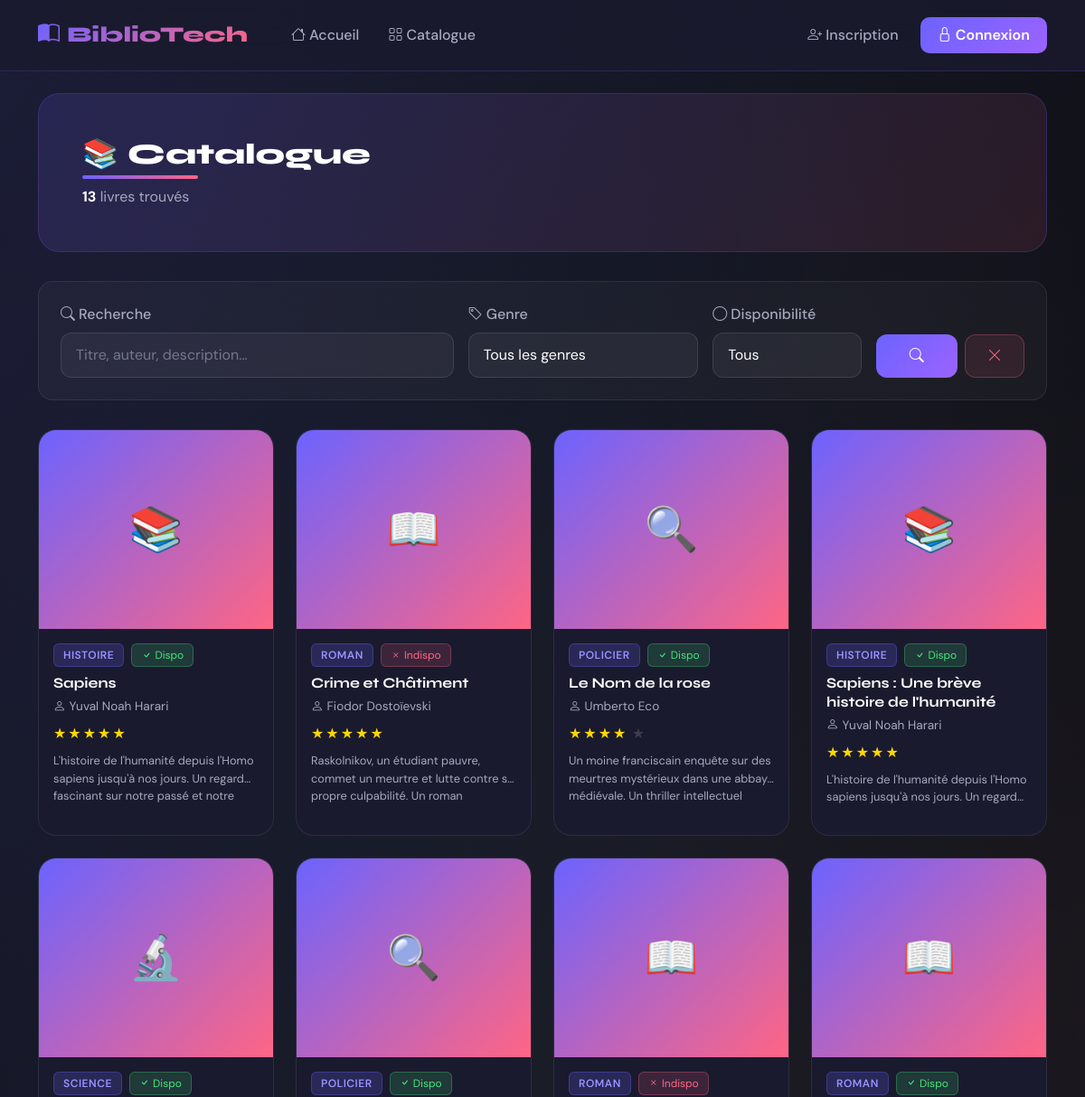
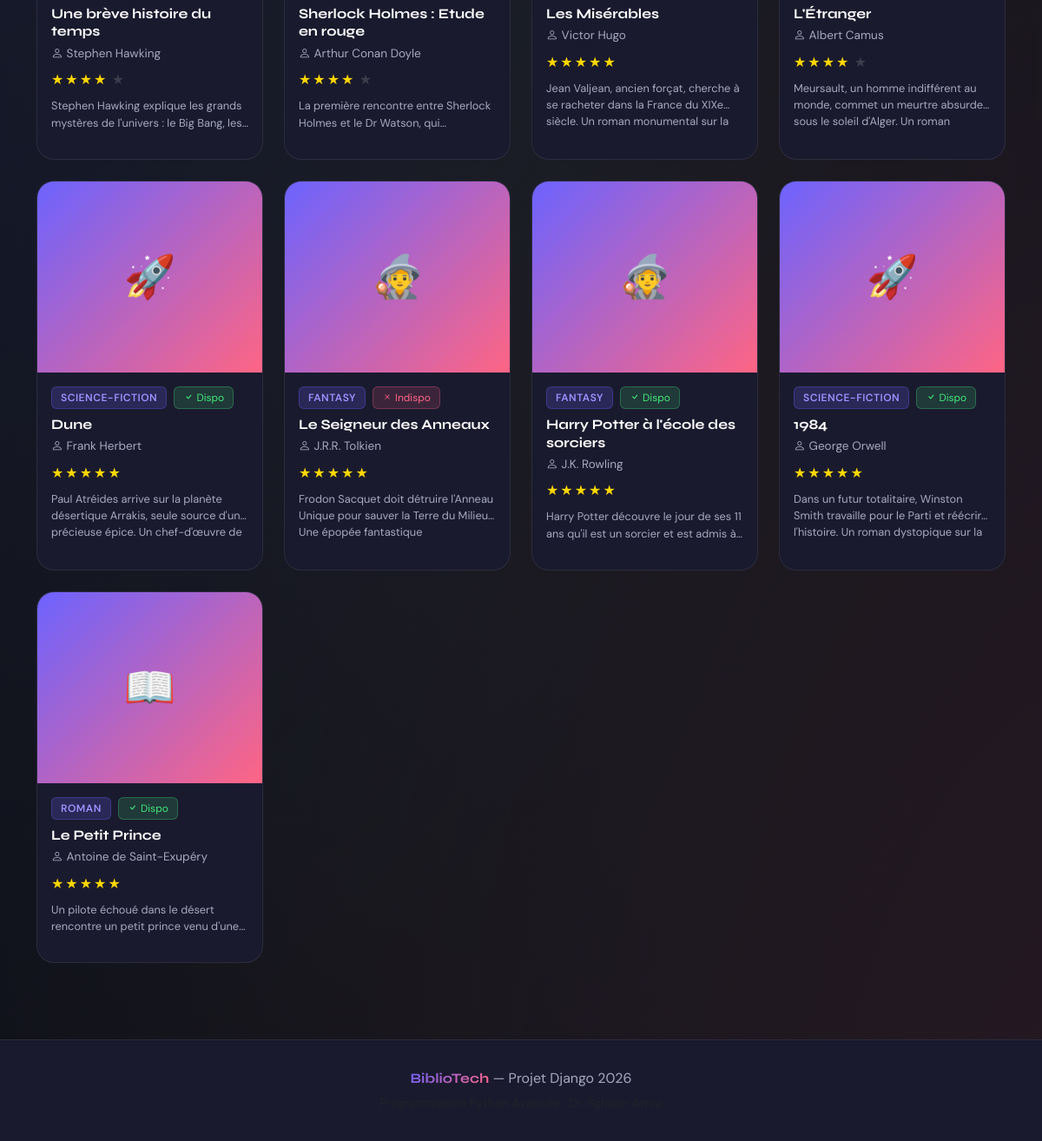
/livres/, run on the app's committed database (2 pictures, top to bottom).
### livres/models.py (models this page shows, shortened)
class Livre(models.Model):
    titre = models.CharField(max_length=200, verbose_name="Titre")
    auteur = models.CharField(max_length=100, verbose_name="Auteur")
    genre = models.CharField(max_length=50, choices=GENRE_CHOICES, default='roman', verbose_name="Genre")
    description = models.TextField(blank=True, verbose_name="Description")
    image = models.ImageField(upload_to='covers/', blank=True, null=True, verbose_name="Couverture")
    note = models.IntegerField(choices=NOTE_CHOICES, default=3, verbose_name="Note")
    disponible = models.BooleanField(default=True, verbose_name="Disponible")
    date_ajout = models.DateTimeField(auto_now_add=True)
    class Meta:
        ordering = ['-date_ajout']
        verbose_name = "Livre"
        verbose_name_plural = "Livres"
    def get_stars(self):
        return range(self.note)
    def get_empty_stars(self):
        return range(5 - self.note)

### livres/views.py (the view)
# urls.py: path('livres/', views.liste_livres, name='liste_livres'),
def liste_livres(request):
    query = request.GET.get('q', '')
    genre = request.GET.get('genre', '')
    disponible = request.GET.get('disponible', '')
    livres = Livre.objects.all()
    if query:
        livres = livres.filter(
            Q(titre__icontains=query) |
            Q(auteur__icontains=query) |
            Q(description__icontains=query)
        )
    if genre:
        livres = livres.filter(genre=genre)
    if disponible == 'true':
        livres = livres.filter(disponible=True)
    elif disponible == 'false':
        livres = livres.filter(disponible=False)
    genres = Livre.objects.values_list('genre', flat=True).distinct()
    context = {
        'livres': livres,
        'query': query,
        'genre_filtre': genre,
        'genres': genres,
        'disponible_filtre': disponible,
        'total': livres.count(),
    }
    return render(request, 'livres/liste.html', context)

### livres/templates/livres/liste.html (shortened to what this page needs)
{% extends 'livres/base.html' %}
{% block content %}
<div class="page-header fade-in">
    <div class="d-flex justify-content-between align-items-center flex-wrap gap-3">
        <div>
            <h1 class="section-title mb-3">📚 Catalogue</h1>
            <p style="color: #A7A9BE; margin: 0;">
                <strong style="color: white;">{{ total }}</strong> livre{{ total|pluralize }} trouvé{{ total|pluralize }}
            </p>
        </div>
    </div>
</div>
<div class="search-wrapper fade-in">
    <form method="get" action="">
        <div class="row g-3 align-items-end">
            <div class="col-md-5">
                <label class="form-label"><i class="bi bi-search me-1"></i>Recherche</label>
                <input type="text" name="q" value="{{ query }}" class="form-control"
                       placeholder="Titre, auteur, description...">
            </div>
            <div class="col-md-3">
                <label class="form-label"><i class="bi bi-tag me-1"></i>Genre</label>
                <select name="genre" class="form-select">
                    <option value="">Tous les genres</option>
                </select>
            </div>
            <div class="col-md-2">
                <label class="form-label"><i class="bi bi-circle me-1"></i>Disponibilité</label>
                <select name="disponible" class="form-select">
                    <option value="">Tous</option>
                </select>
            </div>
            <div class="col-md-2 d-flex gap-2">
                <button type="submit" class="btn btn-primary-custom w-100">
                    <i class="bi bi-search"></i>
                </button>
                <a href="{% url 'liste_livres' %}" class="btn btn-danger-custom">
                    <i class="bi bi-x-lg"></i>
                </a>
            </div>
        </div>
    </form>
</div>
{% if livres %}
<div class="row g-4">
    {% for livre in livres %}
    <div class="col-sm-6 col-lg-4 col-xl-3 fade-in" style="animation-delay: {{ forloop.counter0 }}50ms">
        <div class="card-livre h-100 d-flex flex-column">
            <a href="{% url 'detail_livre' livre.pk %}" style="text-decoration: none; color: inherit;">
                {% if livre.image %}
                    <img src="{{ livre.image.url }}" alt="{{ livre.titre }}" class="livre-cover">
                {% else %}
                    <div class="cover-placeholder" style="font-size: 3rem;">
                        {% if livre.genre == 'roman' %}📖
                        {% elif livre.genre == 'science_fiction' %}🚀
                        {% elif livre.genre == 'fantasy' %}🧙
                        {% elif livre.genre == 'policier' %}🔍
                        {% elif livre.genre == 'biographie' %}👤
                        {% elif livre.genre == 'science' %}🔬
                        {% elif livre.genre == 'philosophie' %}💭
                        {% else %}📚{% endif %}
                    </div>
                {% endif %}
            </a>
            <div class="p-3 d-flex flex-column flex-grow-1">
                <div class="d-flex gap-2 mb-2 flex-wrap">
                    <span class="badge-genre">{{ livre.get_genre_display }}</span>
                    {% if livre.disponible %}
                        <span class="badge-dispo"><i class="bi bi-check"></i> Dispo</span>
                    {% else %}
                        <span class="badge-indispo"><i class="bi bi-x"></i> Indispo</span>
                    {% endif %}
                </div>
                <a href="{% url 'detail_livre' livre.pk %}" style="text-decoration: none; color: inherit;">
                    <h6 style="font-family: 'Syne', sans-serif; font-weight: 700; margin-bottom: 0.3rem; line-height: 1.3;">{{ livre.titre }}</h6>
                </a>
                <p style="color: #A7A9BE; font-size: 0.85rem; margin-bottom: 0.5rem;">
                    <i class="bi bi-person me-1"></i>{{ livre.auteur }}
                </p>
                <div class="mb-2">
                    <span class="stars">{% for s in livre.get_stars %}★{% endfor %}</span>
                    <span class="stars-empty">{% for s in livre.get_empty_stars %}★{% endfor %}</span>
                </div>
                {% if livre.description %}
                <p style="color: #A7A9BE; font-size: 0.8rem; flex-grow: 1; overflow: hidden; display: -webkit-box; -webkit-line-clamp: 2; -webkit-box-orient: vertical;">
                    {{ livre.description }}
                </p>
                {% endif %}
            </div>
        </div>
    </div>
    {% endfor %}
</div>
{% endif %}
{% endblock %}

### livres/templates/livres/base.html (shortened to what this page needs)
<!DOCTYPE html>
<html lang="fr">
<head>
    <link href="https://cdn.jsdelivr.net/npm/bootstrap@5.3.0/dist/css/bootstrap.min.css" rel="stylesheet">
    <link href="https://cdn.jsdelivr.net/npm/bootstrap-icons@1.11.0/font/bootstrap-icons.css" rel="stylesheet">
</head>
<body>
<div class="content-wrapper">
<nav class="navbar navbar-expand-lg sticky-top">
    <div class="container">
        <a class="navbar-brand" href="{% url 'home' %}">
            <i class="bi bi-book-half me-2"></i>BiblioTech
        </a>
        <div class="collapse navbar-collapse" id="navMenu">
            <ul class="navbar-nav me-auto ms-3">
                <li class="nav-item">
                    <a class="nav-link" href="{% url 'home' %}"><i class="bi bi-house me-1"></i>Accueil</a>
                </li>
                <li class="nav-item">
                    <a class="nav-link" href="{% url 'liste_livres' %}"><i class="bi bi-grid me-1"></i>Catalogue</a>
                </li>
            </ul>
            <ul class="navbar-nav align-items-center">
                {% if user.is_authenticated %}
                    <li class="nav-item dropdown">
                        <a class="nav-link dropdown-toggle" href="#" data-bs-toggle="dropdown">
                            <i class="bi bi-person-circle me-1"></i>{{ user.username }}
                        </a>
                        <ul class="dropdown-menu dropdown-menu-end" style="background: var(--card-bg); border: 1px solid rgba(255,255,255,0.1);">
                            <li><a class="dropdown-item" style="color: var(--muted)" href="{% url 'logout' %}">
                                <i class="bi bi-box-arrow-right me-2"></i>Déconnexion
                            </a></li>
                        </ul>
                    </li>
                {% else %}
                    <li class="nav-item me-2">
                        <a class="nav-link" href="{% url 'register' %}" style="color: #A7A9BE !important;">
                            <i class="bi bi-person-plus me-1"></i>Inscription
                        </a>
                    </li>
                    <li class="nav-item">
                        <a class="nav-link btn-nav-primary" href="{% url 'login' %}">
                            <i class="bi bi-lock me-1"></i>Connexion
                        </a>
                    </li>
                {% endif %}
            </ul>
        </div>
    </div>
</nav>
<main class="container py-4">
    {% block content %}{% endblock %}
</main>
<footer>
    <div class="container">
        <p class="mb-1">
            <span style="background: linear-gradient(135deg, var(--primary), var(--secondary)); -webkit-background-clip: text; -webkit-text-fill-color: transparent; font-family: 'Syne', sans-serif; font-weight: 700;">BiblioTech</span>
            — Projet Django 2026
        </p>
        <small class="text-muted">Programmation Python Avancée · Dr. Sghaier Amra</small>
    </div>
</footer>
</div>
</body>
</html>

### data on the page
Livre: genre "HISTOIRE", disponible True (drawn), titre "Sapiens", auteur "Yuval Noah Harari", note 5 (drawn), description "L'histoire de l'humanité depuis l'Homo sapiens jusqu'à nos jours. Un regard fascinant sur notre passé et…"
Livre: genre "ROMAN", disponible False (drawn), titre "Crime et Châtiment", auteur "Fiodor Dostoïevski", note 5 (drawn), description "Raskolnikov, un étudiant pauvre, commet un meurtre et lutte contre sa propre culpabilité. Un…"
Livre: genre "POLICIER", disponible True (drawn), titre "Le Nom de la rose", auteur "Umberto Eco", note 4 (drawn), description "Un moine franciscain enquête sur des meurtres mystérieux dans une abbaye médiévale. Un thriller…"
Livre: genre "HISTOIRE", disponible True (drawn), titre "Sapiens : Une brève histoire de l'humanité", auteur "Yuval Noah Harari", note 5 (drawn), description "L'histoire de l'humanité depuis l'Homo sapiens jusqu'à nos jours. Un…"
Livre: genre "SCIENCE", disponible True (drawn), titre "Une brève histoire du temps", auteur "Stephen Hawking", note 4 (drawn), description "Stephen Hawking explique les grands mystères de l'univers : le Big Bang,…"
Livre: genre "POLICIER", disponible True (drawn), titre "Sherlock Holmes : Etude en rouge", auteur "Arthur Conan Doyle", note 4 (drawn), description "La première rencontre entre Sherlock Holmes et le Dr Watson,…"
Livre: genre "ROMAN", disponible False (drawn), titre "Les Misérables", auteur "Victor Hugo", note 5 (drawn), description "Jean Valjean, ancien forçat, cherche à se racheter dans la France du XIXe siècle. Un roman monumental sur…"
Livre: genre "ROMAN", disponible True (drawn), titre "L'Étranger", auteur "Albert Camus", note 4 (drawn), description "Meursault, un homme indifférent au monde, commet un meurtre absurde sous le soleil d'Alger. Un…"
Livre: genre "SCIENCE-FICTION", disponible True (drawn), titre "Dune", auteur "Frank Herbert", note 5 (drawn), description "Paul Atréides arrive sur la planète désertique Arrakis, seule source d'une précieuse épice. Un chef-d'œuvre…"
Livre: genre "FANTASY", disponible False (drawn), titre "Le Seigneur des Anneaux", auteur "J.R.R. Tolkien", note 5 (drawn), description "Frodon Sacquet doit détruire l'Anneau Unique pour sauver la Terre du Milieu. Une épopée…"
Livre: genre "FANTASY", disponible True (drawn), titre "Harry Potter à l'école des sorciers", auteur "J.K. Rowling", note 5 (drawn), description "Harry Potter découvre le jour de ses 11 ans qu'il est un sorcier et est admis…"
Livre: genre "SCIENCE-FICTION", disponible True (drawn), titre "1984", auteur "George Orwell", note 5 (drawn), description "Dans un futur totalitaire, Winston Smith travaille pour le Parti et réécrire l'histoire. Un roman dystopique sur…"
Livre: genre "ROMAN", disponible True (drawn), titre "Le Petit Prince", auteur "Antoine de Saint-Exupéry", note 5 (drawn), description "Un pilote échoué dans le désert rencontre un petit prince venu…"

### other printed values
{{ total }} "13"
